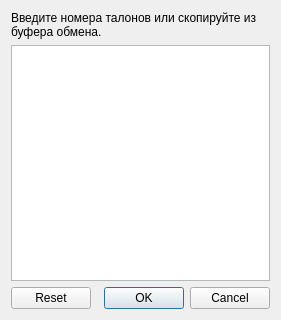
<?xml version="1.0" encoding="UTF-8"?>
<ui version="4.0">
 <class>InputTalonsDialog</class>
 <widget class="QDialog" name="InputTalonsDialog">
  <property name="geometry">
   <rect>
    <x>0</x>
    <y>0</y>
    <width>281</width>
    <height>320</height>
   </rect>
  </property>
  <property name="windowTitle">
   <string>Добавление номеров талонов</string>
  </property>
  <property name="windowIcon">
   <iconset resource="resource.qrc">
    <normaloff>:/image/form.png</normaloff>:/image/form.png</iconset>
  </property>
  <layout class="QGridLayout" name="gridLayout">
   <item row="0" column="0">
    <widget class="QLabel" name="label">
     <property name="text">
      <string>Введите номера талонов или скопируйте из буфера обмена. </string>
     </property>
     <property name="wordWrap">
      <bool>true</bool>
     </property>
    </widget>
   </item>
   <item row="1" column="0">
    <widget class="QPlainTextEdit" name="plainTextEdit"/>
   </item>
   <item row="2" column="0">
    <widget class="QDialogButtonBox" name="buttonBox">
     <property name="standardButtons">
      <set>QDialogButtonBox::Cancel|QDialogButtonBox::Ok|QDialogButtonBox::Reset</set>
     </property>
    </widget>
   </item>
  </layout>
 </widget>
 <resources>
  <include location="resource.qrc"/>
 </resources>
 <connections/>
</ui>
